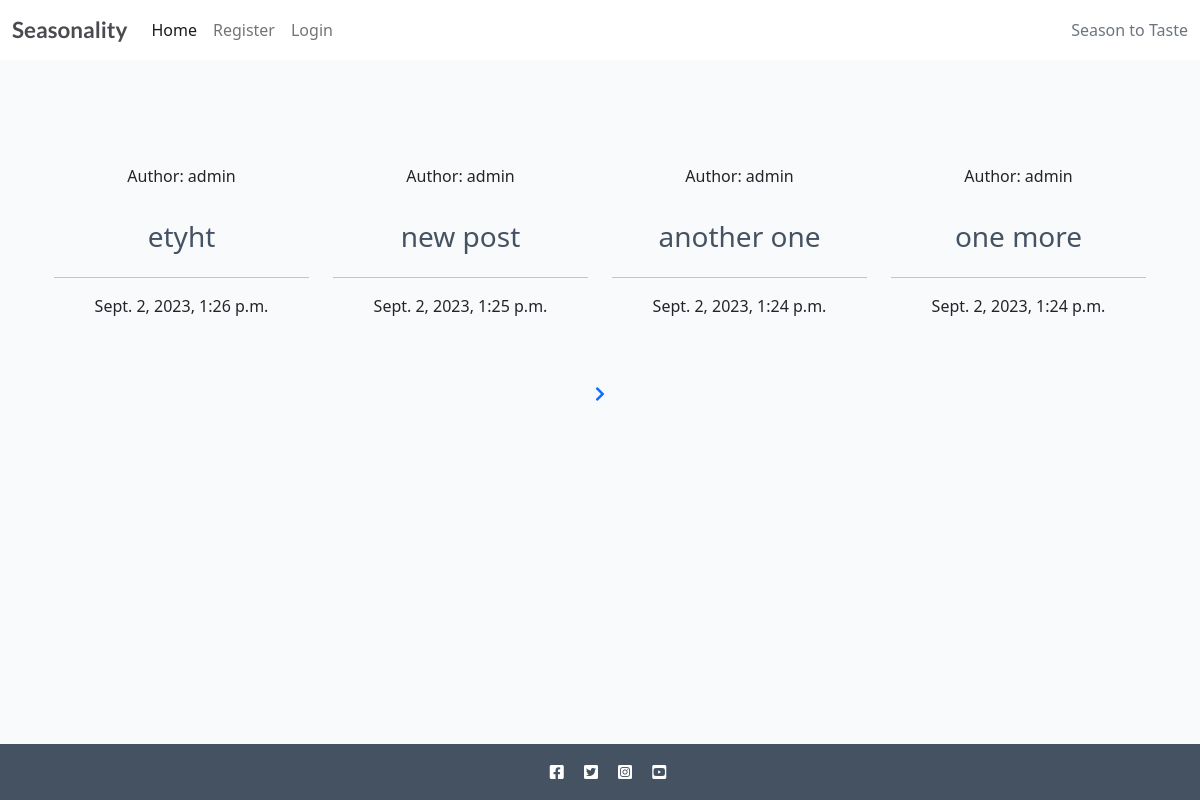
The app's page /, older data.
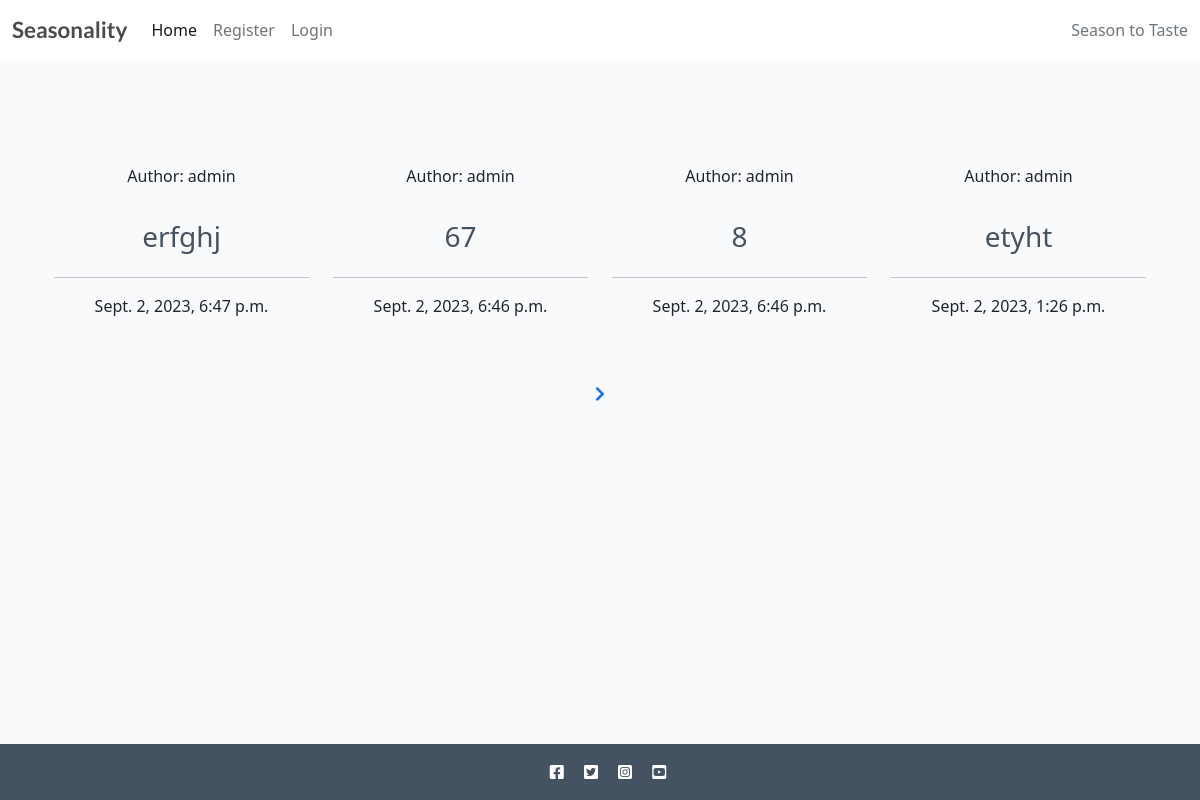
The same page, newer data.
### recipebook/models.py (models this page shows, shortened)
class Recipe(models.Model):
    title = models.CharField(max_length=200, unique=True)
    slug = models.SlugField(max_length=200, unique=True)
    author = models.ForeignKey(
        User, on_delete=models.CASCADE, related_name="recipes"
    )
    diet = models.ForeignKey(Diet, on_delete=models.CASCADE, default=True, null=False)
    season = models.ForeignKey(Season, on_delete=models.CASCADE, default=True, null=False)
    featured_image = CloudinaryField('image', default='placeholder')
    updated_on = models.DateTimeField(auto_now=True)
    content = models.TextField()
    created_on = models.DateTimeField(auto_now_add=True)
    status = models.IntegerField(choices=STATUS, default=0)
    ingredients = models.TextField(default='placeholder')
    calories = models.IntegerField(default=0)
    fat = models.IntegerField(default=0)
    protein = models.IntegerField(default=0)
    carbs = models.IntegerField(default=0)
    servs = models.IntegerField(default=0)
    class Meta:
        ordering = ["-created_on"]

### recipebook/views.py (the view)
# urls.py: path('', views.RecipeList.as_view(), name="home"),
class RecipeList(generic.ListView):
    model = Recipe
    queryset = Recipe.objects.filter(status=1).order_by('-created_on')
    template_name = 'index.html'
    paginate_by = 4

### templates/index.html (shortened to what this page needs)
{% extends "base.html" %}
{% block content %}
<div class="container-fluid">
    <div class="container text-center my-3">
        <div class="row mx-auto my-auto">
            <div id="myCarousel" class="carousel slide w-100" data-ride="carousel">
                <div class="carousel-inner" role="listbox">
                    <div class="carousel-item py-5 active">
                        <div class="row">
                            {% for recipe in recipe_list %}
                                <div class="col-md-3">
                                    <div class="card md-3">
                                        <div class="card-body">
                                            <div class="image-flash">
                                                <p class="author">Author: {{ recipe.author }}</p>
                                            </div>
                                        </div>
                                        <a href="{% url 'recipe_detail' recipe.slug  %}" class="recipe-link">
                                            <h3 class="card-title">{{ recipe.title }}</h3>
                                        </a>
                                        <hr />
                                        <p class="card-text text-muted-6">{{ recipe.created_on }}</p>
                                    </div>
                                </div>
                            {% endfor %}
                        </div>
                    </div>
                </div>
            </div>
        </div>
    </div>
    {% if is_paginated %}
    <nav aria-label="Page navigation">
        <ul class="pagination justify-content-center">
            {% if page_obj.has_next %}
            <li><a href="?page={{ page_obj.next_page_number }}" role="button" data-slide="next">
                    <span class="fa fa-chevron-right" aria-hidden="true"></span>
                </a>
            </li>
            {% endif %}
        </ul>
    </nav>
    {% endif %}
</div>
{%endblock%}

Row changes from the older to the newer data that the page shows:
no longer on this page (row unchanged): Recipe: author "admin", title "new post", created_on "Sept. 2, 2023, 1:25 p.m."
no longer on this page (row unchanged): Recipe: author "admin", title "another one", created_on "Sept. 2, 2023, 1:24 p.m."
no longer on this page (row unchanged): Recipe: author "admin", title "one more", created_on "Sept. 2, 2023, 1:24 p.m."
added Recipe: author "admin", title "erfghj", created_on "Sept. 2, 2023, 6:47 p.m."
added Recipe: author "admin", title "67", created_on "Sept. 2, 2023, 6:46 p.m."
added Recipe: author "admin", title "8", created_on "Sept. 2, 2023, 6:46 p.m."
